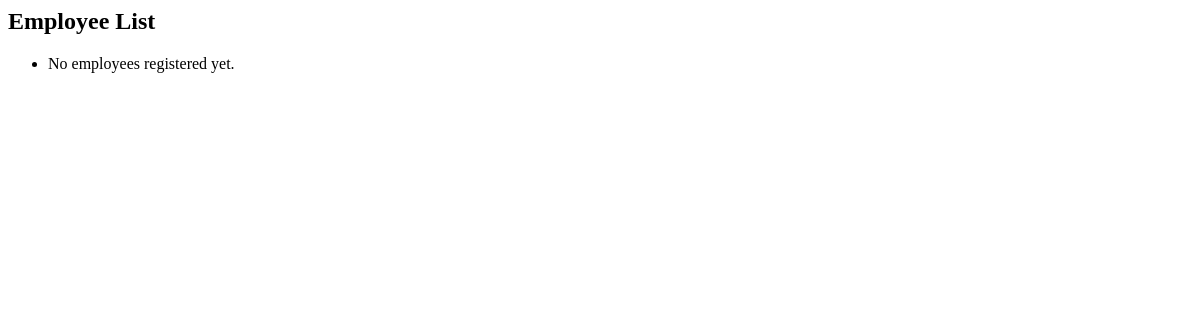
Before: /mark_attendance/ with the older database file.
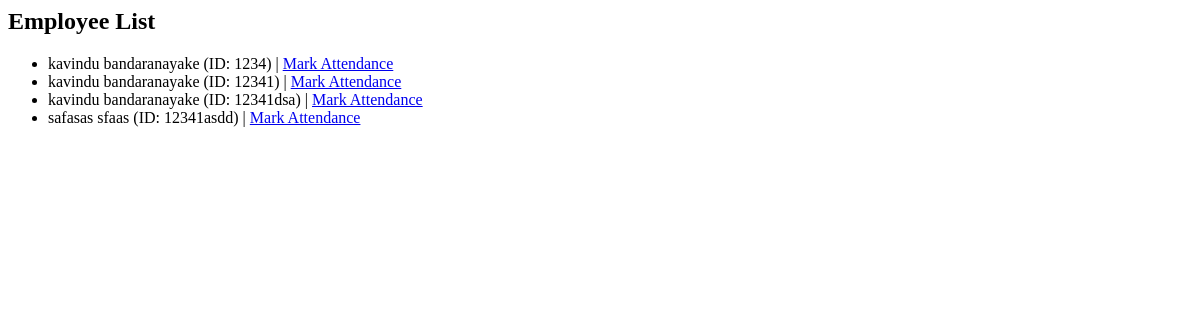
After: the same page with the newer database file.
### payroll_app/models.py (models this page shows)
class Employee(models.Model):
    employee_id = models.CharField(max_length=50, unique=True)  # Employee ID (can be barcode)
    first_name = models.CharField(max_length=100)
    last_name = models.CharField(max_length=100)

### payroll_app/views.py (the view)
# urls.py: path('mark_attendance/', views.mark_attendance, name='mark_attendance'),
def mark_attendance(request):
    employees = Employee.objects.all()
    return render(request, 'employee_attendance_mark.html', {'employees': employees})

### payroll_app/templates/employee_attendance_mark.html
{% block content %}
<h2>Employee List</h2>
<ul>
   {% for employee in employees %}
       <li>
           {{ employee.first_name }} {{ employee.last_name }}
           (ID: {{ employee.employee_id }})
           | <a href="{% url 'toggle_attendance' employee.employee_id %}">Mark Attendance</a>
       </li>
   {% empty %}
       <li>No employees registered yet.</li>
   {% endfor %}
</ul>
{% endblock %}

Changed rows visible on the page:
added Employee: first_name "kavindu", last_name "bandaranayake", employee_id "1234"
added Employee: first_name "kavindu", last_name "bandaranayake", employee_id "12341"
added Employee: first_name "kavindu", last_name "bandaranayake", employee_id "12341dsa"
added Employee: first_name "safasas", last_name "sfaas", employee_id "12341asdd"
Other visible differences:
text no longer shown: "No employees registered yet."
